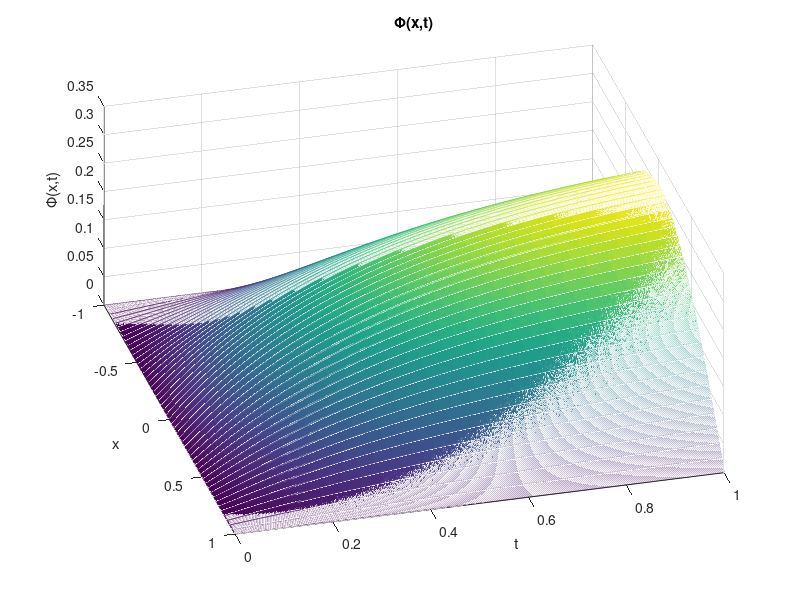
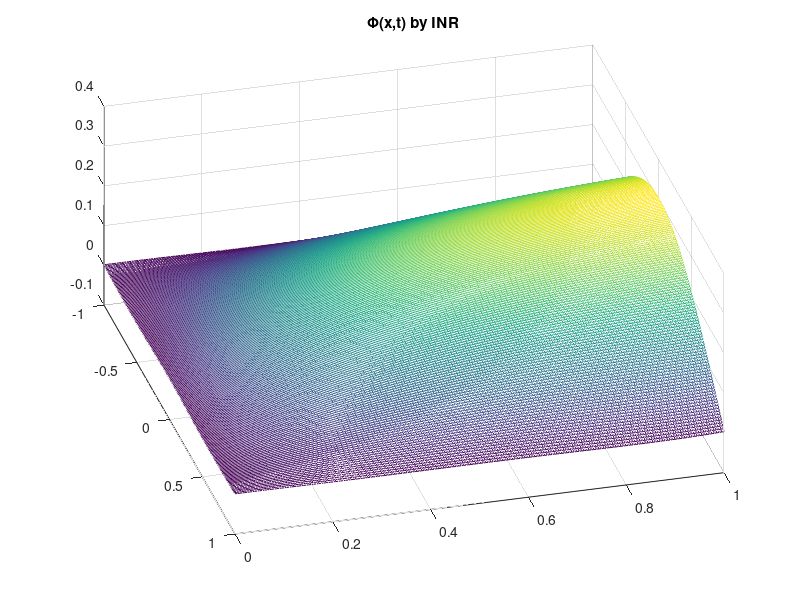

The MATLAB script that drew these images, in order:
clear;
clc;
close all;
%%   Grid coordinates                
N=50; 
M=1250;
dx=2/N; 
dt=1/M;     
x=-1:dx:1;  
t=0:dt:1;
r=dt/(dx^2); 
%%   Initial condition,boundary condition
N=length(x)-1;
M=length(t)-1;
Phi=ones(M+1,N+1);
Phi(1,:)=0;                
Phi(2:M+1,1)=0;             
Phi(2:M+1,N+1)=0;          
s=1-abs(x);
%%  Difference equation
for j=1:M
    for i=2:N
        Phi(j+1,i)=Phi(j,i)+r*(Phi(j,i+1)+Phi(j,i-1)-2*Phi(j,i))+dt*s(i);
    end
end
%%   Mapping
figure  
[x,t]=meshgrid(x,t);
mesh(x,t,Phi);
xlabel('x');
ylabel('t');
zlabel('\Phi(x,t)');
title('\Phi(x,t)');
view(75,50);  

load("Schrodinger.mat");
tt = grid(:,:,1);
xx = grid(:,:,2);
figure
mesh(xx,tt,pred);
view(75,50);  
title('\Phi(x,t) by INR');
